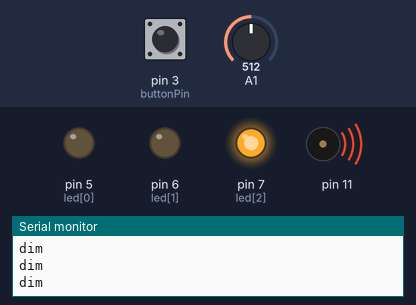
Recording of a sketch running on a simulated Arduino Uno, built with avr-gcc and run on an emulated ATmega328P. Shown: output pins drawn as LEDs (lit = HIGH), buzzer (waves = sounding), the last lines printed to the serial monitor. Inputs (shaded band) come from the test bench; at power-on: A1 = 512, pin 3 (buttonPin) LOW.

Above: at 1.2 s.
1.3 s: A1 set to 590
2.8 s: A1 set to 608
At 3.5 s:
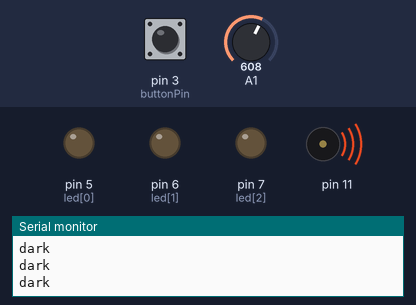
4.3 s: pin 3 (buttonPin) pulled HIGH for 0.15 s
At 5.7 s:
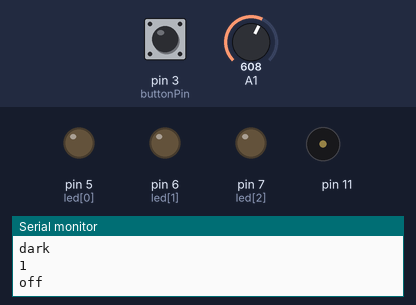
6.0 s: pin 3 (buttonPin) pulled HIGH for 1 s
At 7.5 s:
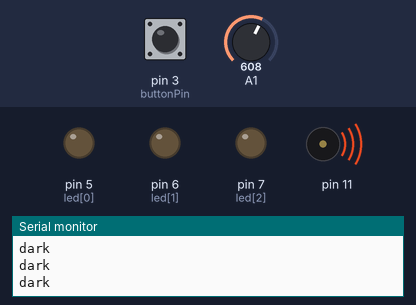
8.5 s: A1 set to 306
At 9.1 s:
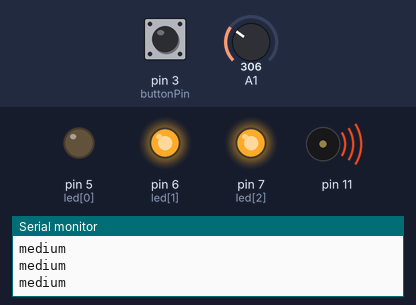
10.0 s: pin 3 (buttonPin) pulled HIGH for 0.15 s
At 11.2 s:
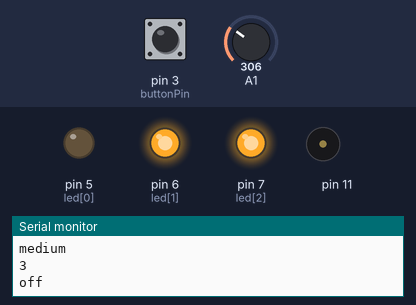
Timing chart, 0 to 12.7 s (numbered marks = the images above; inputs shaded):
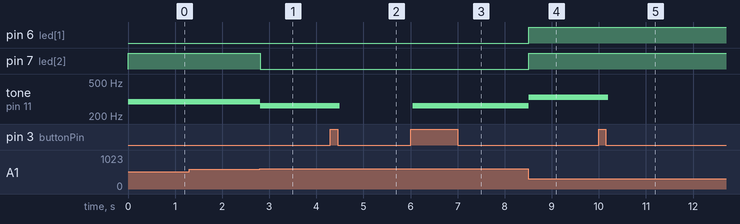

The sketch:

StateChangeDetection.ino
```cpp
const int sensorMin = 0;
const int sensorMax = 600;
const int buttonPin = 3;
int led[3] = {5,6,7};

int buttonPushCounter = 0;
int buttonState = 0;
int lastButtonState = 0;

void setup() {
  for(int i = 0; i < 3; i++){
    pinMode(led[i], OUTPUT);
  }
  Serial.begin(9600);
  pinMode(buttonPin, INPUT);
}

void loop() {
  int sensorReading = analogRead(A1);
  int range = map(sensorReading, sensorMin, sensorMax, 0, 3);
  buttonState = digitalRead(buttonPin);

  if (buttonState != lastButtonState) {
    if (buttonState == HIGH) {
      buttonPushCounter++;
      Serial.println(buttonPushCounter);
    } else {
      Serial.println("off");
    }
    delay(50);
  }
  lastButtonState = buttonState;

  if(buttonPushCounter % 2 == 0){
    switch (range) {
      case 3:
        Serial.println("dark");
        tone(11, 262, 200);
        for(int i = 0; i < 3; i++){
        digitalWrite(led[i], LOW);
        }
        break;
      case 2:
        Serial.println("dim");
        tone(11, 294, 200);
        for(int i = 2; i < 3; i++){
        digitalWrite(led[i], HIGH);
        }
        digitalWrite(led[1], LOW);
        break;
      case 1:
        Serial.println("medium");
        for(int i = 1; i < 3; i++){
        tone(11, 330, 200);
        digitalWrite(led[i], HIGH);
        }
        digitalWrite(led[0], LOW);
        break;
      case 0:
        Serial.println("bright");
        tone(11, 349, 200);
        for(int i = 0; i < 3; i++){
        digitalWrite(led[i], HIGH);
        }
        break;
    }
  }else{
    //break;
  }
  delay(1);
}
```

Measured:
- the behaviour switches between 599 and 600 on A1 (found by bisection; images 0 and 1)
- after the input at 2.8 s, pin 7 (led[2]): HIGH → LOW at once; tone on pin 11: 294 Hz → 262 Hz at once
- after the input at 4.3 s, tone on pin 11: 262 Hz → silent after 0.20 s
- after the input at 6.0 s, tone on pin 11: silent → 262 Hz after 0.05 s
- after the input at 8.5 s, pin 6 (led[1]), pin 7 (led[2]): LOW → HIGH at once; tone on pin 11: 262 Hz → 330 Hz at once
- after the input at 10.0 s, tone on pin 11: 330 Hz → silent after 0.20 s
